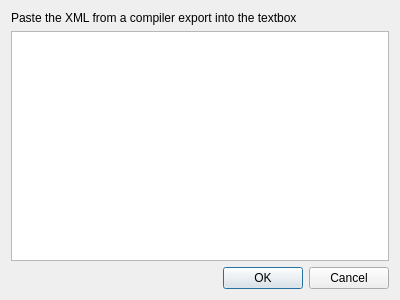
<?xml version="1.0" encoding="UTF-8"?>
<ui version="4.0">
 <class>ImportCompilerDialog</class>
 <widget class="QDialog" name="ImportCompilerDialog">
  <property name="geometry">
   <rect>
    <x>0</x>
    <y>0</y>
    <width>400</width>
    <height>300</height>
   </rect>
  </property>
  <property name="windowTitle">
   <string>Dialog</string>
  </property>
  <layout class="QGridLayout" name="gridLayout">
   <item row="1" column="0">
    <widget class="QTextEdit" name="compilerDataText"/>
   </item>
   <item row="2" column="0">
    <widget class="QDialogButtonBox" name="buttonBox">
     <property name="orientation">
      <enum>Qt::Horizontal</enum>
     </property>
     <property name="standardButtons">
      <set>QDialogButtonBox::Cancel|QDialogButtonBox::Ok</set>
     </property>
    </widget>
   </item>
   <item row="0" column="0">
    <widget class="QLabel" name="importLabel">
     <property name="text">
      <string>Paste the XML from a compiler export into the textbox</string>
     </property>
    </widget>
   </item>
  </layout>
 </widget>
 <resources/>
 <connections>
  <connection>
   <sender>buttonBox</sender>
   <signal>accepted()</signal>
   <receiver>ImportCompilerDialog</receiver>
   <slot>accept()</slot>
   <hints>
    <hint type="sourcelabel">
     <x>248</x>
     <y>254</y>
    </hint>
    <hint type="destinationlabel">
     <x>157</x>
     <y>274</y>
    </hint>
   </hints>
  </connection>
  <connection>
   <sender>buttonBox</sender>
   <signal>rejected()</signal>
   <receiver>ImportCompilerDialog</receiver>
   <slot>reject()</slot>
   <hints>
    <hint type="sourcelabel">
     <x>316</x>
     <y>260</y>
    </hint>
    <hint type="destinationlabel">
     <x>286</x>
     <y>274</y>
    </hint>
   </hints>
  </connection>
 </connections>
</ui>
